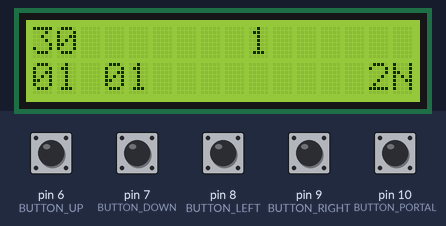
This sketch was run on a simulated Arduino Uno, built with avr-gcc and run on an emulated ATmega328P. Parts: 16×2 character LCD. The test bench sets the inputs (shaded band); at power-on: pin 6 (BUTTON_UP), pin 7 (BUTTON_DOWN), pin 8 (BUTTON_LEFT), pin 9 (BUTTON_RIGHT), pin 10 (BUTTON_PORTAL) HIGH.

Above: at 1.2 s.
1.3 s: pin 10 (BUTTON_PORTAL) pulled LOW for 0.15 s
At 2.5 s:
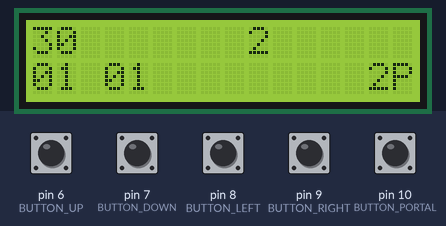
4.4 s: pin 6 (BUTTON_UP) pulled LOW for 1 s
At 5.8 s:
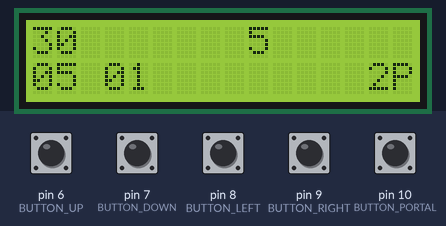
6.9 s: pin 7 (BUTTON_DOWN) pulled LOW for 0.15 s
At 7.8 s:
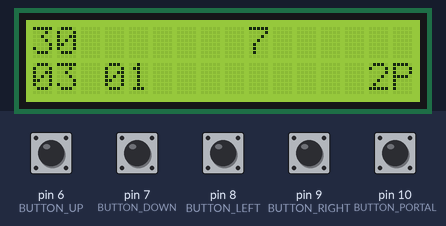
8.5 s: pin 6 (BUTTON_UP) pulled LOW for 0.15 s
At 9.8 s:
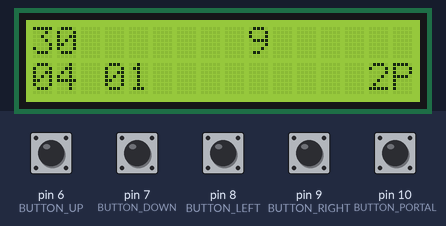
10.5 s: pin 7 (BUTTON_DOWN) pulled LOW for 1 s
At 11.4 s:
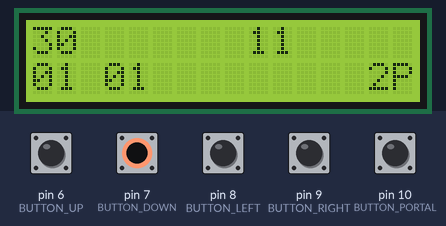
13.0 s: pin 9 (BUTTON_RIGHT) pulled LOW for 0.15 s
At 13.8 s:
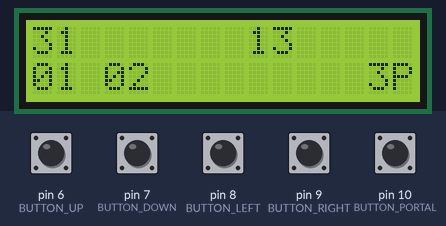
Timing chart, 0 to 15.6 s (numbered marks = the images above; inputs shaded):
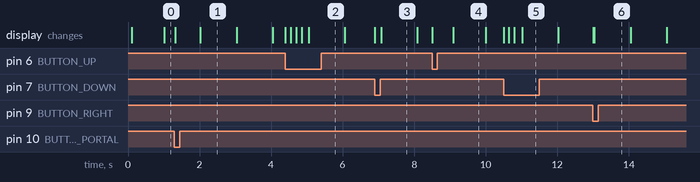

The sketch:

PuzzleBox.ino
```cpp
#include <LiquidCrystal.h>

struct vec2 {
  int x;
  int y;
};

const int BUTTON_UP    = 6;
const int BUTTON_DOWN  = 7;
const int BUTTON_LEFT  = 8;
const int BUTTON_RIGHT = 9;
const int BUTTON_PORTAL = 10;
//portal variable
const int PORTAL = 5;

const int WIDTH = 20;
const int HEIGHT = 20;

// Initialize the library with the interface pins
// RS, Enable, D4, D5, D6, D7
LiquidCrystal lcd(12, 11, 5, 4, 3, 2);
unsigned long lastPressed = 0;
vec2 position;


// 20x20 Game Map (0 = Wall, 1 = Open Space)
char gameMap[WIDTH][HEIGHT] = {
  {0,0,0,0,0,0,0,0,0,0,0,0,0,0,0,0,0,0,0,0},
  {0,1,2,1,1,0,1,1,1,3,1,1,1,1,1,2,1,1,4,0},
  {0,1,0,0,1,0,1,0,0,0,0,0,0,1,0,0,0,0,1,0},
  {0,1,0,1,1,1,3,1,1,1,1,1,0,1,0,1,1,1,1,0},
  {0,4,0,1,0,0,0,0,0,1,0,1,0,1,0,1,0,0,1,0},
  {0,1,1,1,0,1,2,1,0,1,0,1,3,1,0,1,0,1,1,0},
  {0,0,0,1,0,1,0,1,0,1,0,0,0,0,0,1,0,1,0,0},
  {0,1,4,1,1,1,0,1,1,1,1,1,1,3,1,1,1,1,1,0},
  {0,1,0,0,0,0,0,0,0,0,1,0,0,0,0,0,0,0,1,0},
  {0,1,3,1,2,4,1,1,1,0,1,0,1,1,4,1,1,3,1,0},
  {0,1,0,0,0,0,1,0,2,0,1,0,1,0,0,0,0,0,1,0},
  {0,1,1,1,1,0,1,0,1,1,4,1,1,0,1,1,4,1,1,0},
  {0,0,0,0,1,0,1,0,0,0,0,0,0,0,1,0,0,0,0,0},
  {0,1,2,1,1,0,1,1,1,1,1,1,1,2,1,1,4,1,1,0},
  {0,1,0,0,0,0,0,0,0,1,0,0,0,0,0,0,0,0,1,0},
  {0,1,1,3,1,2,1,1,0,1,0,1,1,1,1,1,1,1,1,0},
  {0,1,0,0,0,0,0,1,0,1,0,1,0,0,0,0,0,0,1,0},
  {0,3,0,1,2,1,0,1,1,1,1,1,0,1,1,1,1,0,1,0},
  {0,1,1,1,0,1,1,4,0,0,0,1,1,1,0,1,1,1,4,0},
  {0,0,0,0,0,0,0,0,0,0,0,0,0,0,0,0,0,0,0,0}
};

char portalX[WIDTH][HEIGHT];
char portalY[WIDTH][HEIGHT];

vec2 portalPosition = {-1, -1};

unsigned long lastPrinted = 0;
int points = 30;
unsigned int curr_state = 2;

void print_position() {
  char numX[3] = "";
  char numY[3] = "";
  numToString(position.x, numX);
  numToString(position.y, numY);
  lcd.setCursor(0, 1);
  lcd.print(numX);  // Print X coordinate
  lcd.print(" ");   // Print the space in the middle
  lcd.print(numY);  // Print Y coordinate
}

void print_time() {
  lcd.setCursor(9, 0);
  lcd.print(millis() / 1000);
}
void print_points() {
  lcd.setCursor(0, 0);
  lcd.print(points);
  lcd.print("     ");
}

void print_curr_state() {
  lcd.setCursor(14, 1);
  lcd.print(curr_state);
}
void print_isMakingPortal() {
  lcd.setCursor(15, 1);
  if (portalPosition.x < 0) {
    lcd.print("N");
    return;
  }
    lcd.print("P");
}

void setup() {
  // Set up the LCD's number of columns and rows:
  lcd.begin(16, 2);
  pinMode(BUTTON_UP, INPUT_PULLUP);
  pinMode(BUTTON_DOWN, INPUT_PULLUP);
  pinMode(BUTTON_RIGHT, INPUT_PULLUP);
  pinMode(BUTTON_LEFT, INPUT_PULLUP);
  pinMode(BUTTON_PORTAL, INPUT_PULLUP);
  position = {1, 1};
}


bool validatePosition(vec2 position) {
  if (position.x < 0 || position.y < 0) return false;
  if (position.x > 20 || position.y > 20) return false;
  if (!gameMap[position.x][position.y]) return false;
  return true;
}

void makePortal() {
  if (points < 10) return;
  if (portalPosition.x < 0 || portalPosition.y < 0) {
    portalPosition = position;
    return;
  }
  if (isSame(position, portalPosition)) return;
  points -= 10;
  print_points();
  gameMap[portalPosition.x][portalPosition.y] = PORTAL;
  portalX[portalPosition.x][portalPosition.y] = position.x;
  portalY[portalPosition.x][portalPosition.y] = position.y;
  portalPosition = {-1, -1};
}

bool isSame(vec2 v1, vec2 v2) {
  if (v1.x == v2.x && v1.y == v2.y) return true;
  return false;
}

void adjustPosition(vec2 direction) {
  bool isTeleported = false;
  vec2 new_position = position;
  new_position.x += direction.x;
  new_position.y += direction.y;
  if (validatePosition(new_position)) position = new_position;
  do {
    print_position();
    isTeleported = false;
    if (gameMap[position.x][position.y] == curr_state) {
      curr_state += 1;
      if (curr_state == 5) curr_state = 2;
      points++;
      print_points();
    }
    if (gameMap[position.x][position.y] == PORTAL) {
      print_position();
      isTeleported = true;
      new_position.x = portalX[position.x][position.y];
      new_position.y = portalY[position.x][position.y];
      position = new_position;
    }
  } while (isTeleported);
}

void detect_buttons() {
  if (millis() - lastPressed < 150) return;
  int currentButtonUPState = digitalRead(BUTTON_UP);
  int currentButtonDOWNState = digitalRead(BUTTON_DOWN);
  int currentButtonLEFTState = digitalRead(BUTTON_LEFT);
  int currentButtonRIGHTState = digitalRead(BUTTON_RIGHT);
  int currentButtonPORTALState = digitalRead(BUTTON_PORTAL);
  if (currentButtonUPState == LOW) {
    lastPressed = millis();
    adjustPosition({1, 0});
  }
  if (currentButtonDOWNState == LOW) {
    lastPressed = millis();
    adjustPosition({-1, 0});
  }
  if (currentButtonLEFTState == LOW) {
    lastPressed = millis();
    adjustPosition({0, -1});
  }
  if (currentButtonRIGHTState == LOW) {
    adjustPosition({0, 1});
    lastPressed = millis();
  }
  if (currentButtonPORTALState == LOW) {
    makePortal();
    lastPressed = millis();
  }
}

void numToString(int num, char * str) { //only for two digit numbers
  str[0] = (num / 10) + '0';
  str[1] = (num % 10) + '0';
  str[2] = '\0';
}

void winnerScreen() {
  print_time();
  print_points();
  lcd.setCursor(0, 1);
  lcd.print("Winner!");
  //print_curr_state();
  //print_isMakingPortal();
  while (true) {
    delay(100);
  };
}

void loop() {

  if (millis() - lastPrinted > 100) {
    if (points >= 1000) winnerScreen();
    lastPrinted = millis();
    print_position();
    print_time();
    print_points();
    print_curr_state();
    print_isMakingPortal();
  }

  detect_buttons();
}
```

Measured:
- after the input at 1.3 s, the display: first changes at once (image 1 shows a later state)
- what the display in image 1 shows lasts 1.0 s, from 2.0 s to 3.0 s
- what the display in image 4 shows lasts 0.9 s, from 9.1 s to 10.0 s
